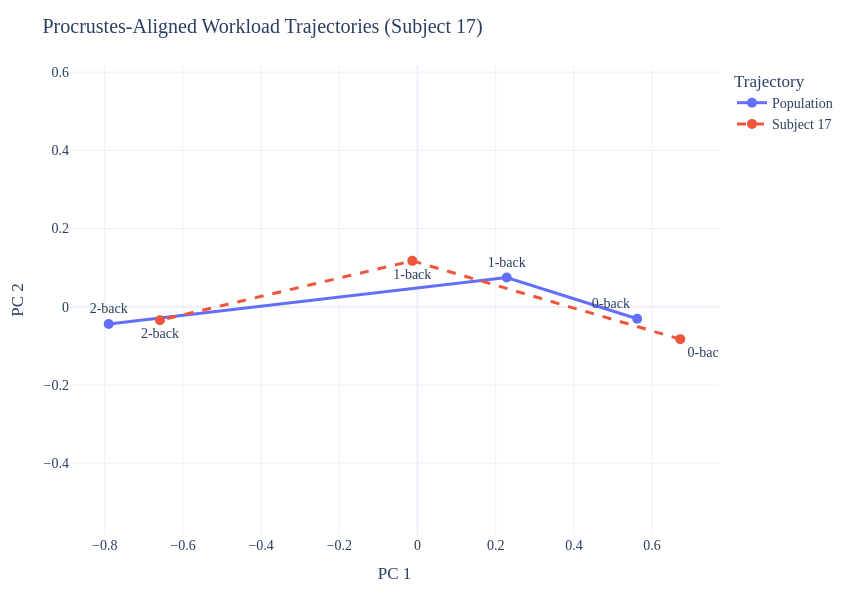

Here is the notebook cell this chart was saved with:
### Code cell
# ============================================================
# 11. PROCRUSTES TRAJECTORY SHAPE COMPARISON
# ============================================================

from scipy.spatial import procrustes
from sklearn.decomposition import PCA
import plotly.graph_objects as go
import numpy as np


# ------------------------------------------------------------
# 1. Procrustes alignment in full 64-D latent space
# ------------------------------------------------------------

population_mtx, subject_mtx, disparity = procrustes(
    population_centroids,
    subject_centroids
)

shape_similarity = 1.0 - disparity

print(f"Representative subject: {DEMO_SUBJECT}")
print(f"Procrustes disparity: {disparity:.6f}")
print(f"Shape similarity: {shape_similarity:.6f}")


# ------------------------------------------------------------
# 2. PCA ONLY for 2-D visualization
# ------------------------------------------------------------

combined = np.vstack([
    population_mtx,
    subject_mtx
])

pca = PCA(n_components=2)

combined_2d = pca.fit_transform(combined)

population_2d = combined_2d[:3]
subject_2d = combined_2d[3:]


print(
    f"PCA variance shown: "
    f"{pca.explained_variance_ratio_.sum():.2%}"
)


# ------------------------------------------------------------
# 3. Condition labels
# ------------------------------------------------------------

conditions = [
    "0-back",
    "1-back",
    "2-back"
]


# ------------------------------------------------------------
# 4. Plot
# ------------------------------------------------------------

fig = go.Figure()


# ============================================================
# Population trajectory
# ============================================================

fig.add_trace(
    go.Scatter(
        x=population_2d[:, 0],
        y=population_2d[:, 1],

        mode="lines+markers+text",

        text=conditions,

        # Put population labels above/right of points
        textposition=[
            "top left",
            "top center",
            "top center"
        ],

        name="Population",

        marker=dict(
            size=10
        ),

        line=dict(
            width=3
        ),

        hovertemplate=(
            "Population"
            "<br>%{text}"
            "<br>PC1 = %{x:.3f}"
            "<br>PC2 = %{y:.3f}"
            "<extra></extra>"
        )
    )
)


# ============================================================
# Subject trajectory
# ============================================================

fig.add_trace(
    go.Scatter(
        x=subject_2d[:, 0],
        y=subject_2d[:, 1],

        mode="lines+markers+text",

        text=conditions,

        # Put subject labels below/right of points
        textposition=[
            "bottom right",
            "bottom center",
            "bottom center"
        ],

        name=f"Subject {DEMO_SUBJECT}",

        marker=dict(
            size=10
        ),

        line=dict(
            width=3,
            dash="dash"
        ),

        hovertemplate=(
            f"Subject {DEMO_SUBJECT}"
            "<br>%{text}"
            "<br>PC1 = %{x:.3f}"
            "<br>PC2 = %{y:.3f}"
            "<extra></extra>"
        )
    )
)


# ============================================================
# Layout
# ============================================================

fig.update_layout(
    template="plotly_white",

    width=850,
    height=600,

    margin=dict(
        l=70,
        r=30,
        t=65,
        b=65
    ),

    font=dict(
        family="Times New Roman",
        size=14
    ),

    title=(
        f"Procrustes-Aligned Workload Trajectories "
        f"(Subject {DEMO_SUBJECT})"
    ),

    xaxis_title="PC 1",
    yaxis_title="PC 2",

    legend=dict(
        title="Trajectory"
    )
)


# Preserve geometric aspect ratio
fig.update_yaxes(
    scaleanchor="x",
    scaleratio=1
)


fig.show()


# ============================================================
# Export
# ============================================================

fig.write_html(
    "fig_procrustes_subject17.html"
)

try:

    fig.write_image(
        "fig_procrustes_subject17.pdf",
        width=850,
        height=600,
        scale=2
    )

    fig.write_image(
        "fig_procrustes_subject17.png",
        width=1700,
        height=1200,
        scale=1
    )

    print("\nSaved Procrustes figure.")

except Exception as e:

    print(f"\nExport failed: {e}")
    print("If required: pip install -U kaleido")

### Figure 1 — Plotly figure (JSON) as saved in the notebook; plotly's stock layout.template omitted (floating-point values rounded to 4 significant figures)
{"data": [{"hovertemplate": "Population<br>%{text}<br>PC1 = %{x:.3f}<br>PC2 = %{y:.3f}<extra></extra>", "line": {"width": 3}, "marker": {"size": 10}, "mode": "lines+markers+text", "name": "Population", "text": ["0-back", "1-back", "2-back"], "textposition": ["top left", "top center", "top center"], "type": "scatter", "x": [0.5618, 0.2281, -0.7899], "y": [-0.03066, 0.0747, -0.04404]}, {"hovertemplate": "Subject 17<br>%{text}<br>PC1 = %{x:.3f}<br>PC2 = %{y:.3f}<extra></extra>", "line": {"dash": "dash", "width": 3}, "marker": {"size": 10}, "mode": "lines+markers+text", "name": "Subject 17", "text": ["0-back", "1-back", "2-back"], "textposition": ["bottom right", "bottom center", "bottom center"], "type": "scatter", "x": [0.6721, -0.01338, -0.6587], "y": [-0.08291, 0.1174, -0.03445]}], "layout": {"font": {"family": "Times New Roman", "size": 14}, "height": 600, "legend": {"title": {"text": "Trajectory"}}, "margin": {"b": 65, "l": 70, "r": 30, "t": 65}, "title": {"text": "Procrustes-Aligned Workload Trajectories (Subject 17)"}, "width": 850, "xaxis": {"title": {"text": "PC 1"}}, "yaxis": {"scaleanchor": "x", "scaleratio": 1, "title": {"text": "PC 2"}}}}
